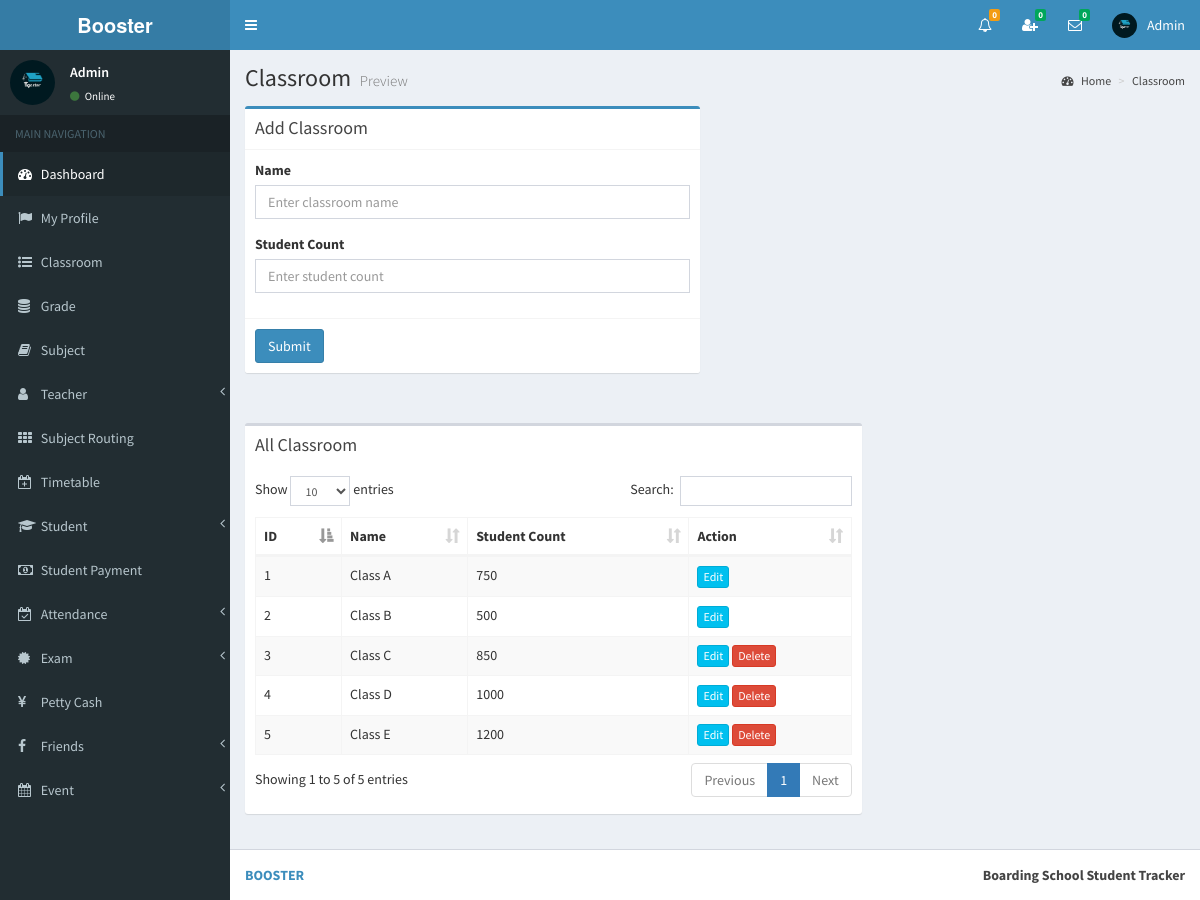
The page /view/class_room.php (signed in) on the database its author committed.
### tables this page shows
CREATE TABLE `class_room` (
  `id` int(11) NOT NULL,
  `name` varchar(255) NOT NULL,
  `student_count` int(11) NOT NULL
);

### view/class_room.php (the view, shortened to what this page needs)
<?php include_once('head.php'); ?>
<?php include_once('header_admin.php'); ?>
<?php include_once('sidebar.php'); ?>
<div class="content-wrapper">
    <section class="content-header">
    	<h1>
        	Classroom
            <small>Preview</small>
        </h1>
        <ol class="breadcrumb">
            <li><a href="#"><i class="fa fa-dashboard"></i> Home</a></li>
            <li><a href="#">Classroom</a></li>
        </ol>
	</section>
    <section class="content">
    	<div class="row">
            <div class="col-md-6">
              	<div class="box box-primary">
                	<div class="box-header with-border">
                  		<h3 class="box-title">Add Classroom</h3>
                	</div>
                	<form role="form" action="../index.php" method="post">
						<div class="box-body">
                			<div class="form-group" id="divName">
                    			<label for="">Name</label>
                      			<input type="text" class="form-control" id="name" placeholder="Enter classroom name" name="name" autocomplete="off">
                    		</div>
                    		<div class="form-group" id="divStudentCount">
                      			<label for="">Student Count</label>
                      			<input type="text" class="form-control" id="student_count" placeholder="Enter student count" name="student_count"  		autocomplete="off">
                    		</div>
                		</div>
                		<div class="box-footer">
                    		<button type="submit" class="btn btn-primary" id="btnSubmit">Submit</button>
                 		</div>
                	</form>
              	</div>
            </div>
		</div>
	</section>
    <section class="content" >
    	<div class="row" id="table1">
        	<div class="col-md-8">
            	<div class="box">
                	<div class="box-header">
                  		<h3 class="box-title">All Classroom</h3>
                	</div>
                	<div class="box-body table-responsive" style="overflow-x:auto;">
                		<table id="example1" class="table table-bordered table-striped">
                    		<thead>
                        		<th>ID</th>
                            	<th>Name</th>
                            	<th>Student Count</th>
                            	<th>Action</th>
                        	</thead>
                        	<tbody>
<?php
include_once('../controller/config.php');
$sql="SELECT * FROM class_room";
$result=mysqli_query($conn,$sql);
$count = 0;
$cant_remove=0;
$cant_remove1=0;
if(mysqli_num_rows($result) > 0){
	while($row=mysqli_fetch_assoc($result)){
	$count++;
	$id=$row['id'];
?>
                        		<tr>
                            		<td><?php echo $count; ?></td>
               <td id="td1_<?php echo $row['id']; ?>"><?php echo $row['name']; ?></td>
               <td id="td2_<?php echo $row['id']; ?>"><?php echo $row['student_count']; ?></td>
                                	<td>
<?php
$sql1="SELECT * FROM timetable WHERE classroom_id='$id'";
$result1=mysqli_query($conn,$sql1);
if(mysqli_num_rows($result1) > 0){
	$cant_remove=1;
}else{
	$cant_remove=0;
}
$sql2="SELECT * FROM exam_timetable WHERE classroom_id='$id'";
$result2=mysqli_query($conn,$sql2);
if(mysqli_num_rows($result2) > 0){
	$cant_remove1=1;
}else{
	$cant_remove1=0;
}
if($cant_remove > 0 ||  $cant_remove1 > 0){
	echo '<a href="#modalUpdateform" onClick="showModal(this)" class="btn btn-info btn-xs" data-id="'.$id.'" data-toggle="modal">Edit</a>';
}else{
	echo '<a href="#modalUpdateform" onClick="showModal(this)" class="btn btn-info btn-xs" data-id="'.$id.'" data-toggle="modal">Edit</a>';
	echo ' <a href="#" class="confirm-delete btn btn-danger btn-xs"  data-id="'.$id.'">Delete</a>';
}
?>
                               		</td>
                            	</tr>
<?php } } ?>
                        	</tbody>
                    	</table>
               		</div>
              	</div>
            </div>
		</div>
	</section>
</div>
<?php include_once('footer.php');?>

### view/header_admin.php (shortened to what this page needs)
<body class="hold-transition skin-blue sidebar-mini" >
<div class="wrapper">
  <header class="main-header" >
    <a href="" class="logo">
      <span class="logo-lg"><strong>Booster</strong></span>
    </a>
    <nav class="navbar navbar-static-top">
		<a href="#" class="sidebar-toggle" data-toggle="offcanvas" role="button">
       	</a>
		<div class="navbar-custom-menu">
			<ul class="nav navbar-nav">
              <li class="dropdown notifications-menu">
                <a href="#" class="dropdown-toggle" data-toggle="dropdown">
                  <i class="fa fa-bell-o"></i>
<?php
include_once('../controller/config.php');
$my_type=$_SESSION["type"];
if($my_type == 'Admin'){
	$sql1="SELECT COUNT(id) FROM main_notifications WHERE _isread='0'";
	$result1=mysqli_query($conn,$sql1);
	$row1=mysqli_fetch_assoc($result1);
	$notfi_count=$row1['COUNT(id)'];
?>
                  <span class="label label-warning"><?php echo $notfi_count; ?></span>
                </a>
              </li>
<?php }  ?>
<?php
include_once('../controller/config.php');
$my_index=$_SESSION["index_number"];
$my_type=$_SESSION["type"];
$sql="SELECT count(id)
      FROM my_friends
      WHERE my_index='$my_index' AND _status='Pending' AND _isread='0'";
$result=mysqli_query($conn,$sql);
$row=mysqli_fetch_assoc($result);
$unread_count=$row['count(id)'];
?>
              <li class="dropdown messages-menu"  id="friend_request">
              	<a href="#" class="dropdown-toggle" data-toggle="dropdown" onClick="showFriendRequest('<?php echo $my_index; ?>','<?php echo $my_type; ?>')">
                  <i class="fa fa-user-plus"></i>
                  <span class="label label-success"><?php echo $unread_count; ?></span>
                </a>
              </li>
<?php
include_once('../controller/config.php');
$my_index=$_SESSION["index_number"];
$unread_msg_count=0;
$sql="SELECT * FROM my_friends WHERE my_index='$my_index'";
$result=mysqli_query($conn,$sql);
while($row=mysqli_fetch_assoc($result)){
	$friend_index=$row['friend_index'];
	$sql1="SELECT count(id)
		  FROM online_chat
		  WHERE user_index='$friend_index' AND _isread='0'";
	$result1=mysqli_query($conn,$sql1);
	$row1=mysqli_fetch_assoc($result1);
	$unread_msg_count+=$row1['count(id)'];
}
?>
              <li class="dropdown messages-menu" id="unread_msg">
                <a href="#" class="dropdown-toggle" data-toggle="dropdown" >
                  <i class="fa fa-envelope-o"></i>
                  <span class="label label-success"><?php echo $unread_msg_count; ?></span>
                </a>
<?php
include_once('../controller/config.php');
$index=$_SESSION["index_number"];
$type=$_SESSION["type"];
$time='';
$file_path='';
	$sql="SELECT
           DISTINCT conversation_id,friend_index
           FROM
              my_friends
           WHERE
              	my_index='$index'
           ORDER BY
              conversation_id";
	$result=mysqli_query($conn,$sql);
	while($row=mysqli_fetch_assoc($result)){
		$conversation_id=$row['conversation_id'];
		$friend_index=$row['friend_index'];
		$sql3="SELECT * FROM my_friends WHERE conversation_id='$conversation_id' and friend_index='$friend_index'";
		$result3=mysqli_query($conn,$sql3);
		$row3=mysqli_fetch_assoc($result3);
		$friend_type=$row3['friend_type'];
		if($friend_type == "Admin"){
			$sql1="SELECT * FROM admin WHERE index_number='$friend_index'";
			$result1=mysqli_query($conn,$sql1);
			$row1=mysqli_fetch_assoc($result1);
			$friend_name=$row1['i_name'];
			$friend_image=$row1['image_name'];
		}
		if($friend_type == "Teacher"){
			$sql1="SELECT * FROM teacher WHERE index_number='$friend_index'";
			$result1=mysqli_query($conn,$sql1);
			$row1=mysqli_fetch_assoc($result1);
			$friend_name=$row1['i_name'];
			$friend_image=$row1['image_name'];
		}
		if($friend_type == "Student"){
			$sql1="SELECT * FROM student WHERE index_number='$friend_index'";
			$result1=mysqli_query($conn,$sql1);
			$row1=mysqli_fetch_assoc($result1);
			$friend_name=$row1['i_name'];
			$friend_image=$row1['image_name'];
		}
		$sql2="SELECT * FROM online_chat WHERE conversation_id='$conversation_id' ORDER BY id DESC LIMIT 1";
		$result2=mysqli_query($conn,$sql2);
		while($row2=mysqli_fetch_assoc($result2)){
			$last_msg=$row2['msg'];
			$msg_time=$row2['time'];
			$datetime1 = new DateTime($msg_time);
			$datetime2 = new DateTime();
			$interval = $datetime1->diff($datetime2);
			$year = $interval->format('%y y ');
			$month = $interval->format('%m m ');
			$days = $interval->format('%a d');
			$hours = $interval->format('%h h');
			$minutes = $interval->format('%i mins');
			$seconds = $interval->format('%s sec');
			if($year>0){
				$time=$year;
			}else if($month>0){
				$time=$month;
			}else if($days>0){
				$time=$days;
			}else if($hours>0){
				$time=$hours;
			}else if($minutes>0){
				$time=$minutes;
			}else{
				$time=$seconds;
			}
			if($type=="Admin"){
				$file_path="my_friends.php?do=showChatBox&my_index=$index&conversation_id=$conversation_id&friend_index=$friend_index&my_type=$type";
			}
			if($type=="Teacher"){
				$file_path="my_friends2.php?do=showChatBox&my_index=$index&conversation_id=$conversation_id&friend_index=$friend_index&my_type=$type";
			}
			if($type=="Student"){
				$file_path="my_friends1.php?do=showChatBox&my_index=$index&conversation_id=$conversation_id&friend_index=$friend_index&my_type=$type";
			}
?>
                      <li>
                        <a href="<?php echo $file_path; ?>" onClick="msgRead('<?php echo $index; ?>','<?php echo $conversation_id; ?>','<?php echo $friend_index; ?>','<?php echo $type; ?>')">
                          <div class="pull-left">
                            <img src="../<?php echo $friend_image; ?>" class="img-circle" alt="User Image">
                          </div>
                          <h4>
                            <?php echo $friend_name; ?>
                            <small><i class="fa fa-clock-o"></i> <?php echo $time; ?></small>
                          </h4>
                          <p><?php echo $last_msg; ?></p>
                        </a>
                      </li>
 <?php } } ?>
              </li>
<?php
include_once('../controller/config.php');
if($type=="Admin"){
	$sql="SELECT * FROM admin where index_number='$index'";
	$result=mysqli_query($conn,$sql);
	$row=mysqli_fetch_assoc($result);
}
?>
            	<li class="dropdown user user-menu">
                    <a href="#" class="dropdown-toggle" data-toggle="dropdown">
                      <img src="../<?php echo $row['image_name']; ?>" class="user-image" alt="User Image">
                      <span class="hidden-xs"><?php echo $row['i_name']; ?></span>
                    </a>
              </li>
            </ul>
        </div>
	</nav>
  </header>

### view/sidebar.php (shortened to what this page needs)
  <aside class="main-sidebar">
    <section class="sidebar">
<?php
include_once('../controller/config.php');
$index=$_SESSION["index_number"];
$sql="SELECT * FROM admin WHERE index_number='$index'";
$result=mysqli_query($conn,$sql);
$row=mysqli_fetch_assoc($result);
$name=$row['i_name'];
$image=$row['image_name'];
?>
      <div class="user-panel">
      	<div class="pull-left image">
        	<img src="../<?php echo $image; ?>" class="img-circle" alt="User Image">
        </div>
        <div class="pull-left info">
        	<p><?php echo $name; ?></p>
            <a href="#"><i class="fa fa-circle text-success"></i> Online</a>
        </div>
      </div>
      <ul class="sidebar-menu">
        <li class="header">MAIN NAVIGATION</li>
        <li class="active treeview">
          <a href="dashboard.php">
            <i class="fa fa-dashboard"></i> <span>Dashboard</span>
          </a>
        </li>
         <li>
          <a href="admin_profile.php">
            <i class="fa fa-flag"></i> <span>My Profile</span>
          </a>
        </li>
        <li>
          <a href="class_room.php">
            <i class="fa fa-list-ul"></i> <span>Classroom</span>
          </a>
        </li>
        <li>
          <a href="grade.php">
            <i class="fa fa-database"></i> <span>Grade</span>
          </a>
        </li>
        <li>
          <a href="subject.php">
            <i class="fa fa-book"></i> <span>Subject</span>
          </a>
        </li>
        <li class="treeview">
          <a href="#">
            <i class="fa fa-user" aria-hidden="true"></i>
            <span>Teacher</span>
            <span class="pull-right-container">
              <i class="fa fa-angle-left pull-right"></i>
            </span>
          </a>
        </li>
        <li>
          <a href="subject_routing.php">
            <i class="fa fa-th"></i> <span>Subject Routing</span>
          </a>
        </li>
        <li>
          <a href="timetable.php">
            <i class="fa fa-calendar-plus-o"></i> <span>Timetable</span>
          </a>
        </li>
        <li class="treeview">
          <a href="#">
            <i class="fa fa-graduation-cap"></i>
            <span>Student</span>
            <span class="pull-right-container">
              <i class="fa fa-angle-left pull-right"></i>
            </span>
          </a>
        </li>
        <li>
          <a href="student_payment.php">
            <i class="fa fa-money"></i> <span>Student Payment</span>
          </a>
        </li>
         <li class="treeview">
          <a href="#">
            <i class="fa fa-calendar-check-o"></i>
            <span>Attendance</span>
            <span class="pull-right-container">
              <i class="fa fa-angle-left pull-right"></i>
            </span>
          </a>
        </li>
        <li class="treeview">
          <a href="#">
            <i class="fa fa-certificate"></i>
            <span>Exam</span>
            <span class="pull-right-container">
              <i class="fa fa-angle-left pull-right"></i>
            </span>
          </a>
        </li>
        <li>
          <a href="petty_cash.php">
            <i class="fa fa-yen"></i> <span>Petty Cash</span>
          </a>
        </li>
        <li class="treeview">
          <a href="#">
            <i class="fa fa-facebook"></i>
            <span>Friends</span>
            <span class="pull-right-container">
              <i class="fa fa-angle-left pull-right"></i>
            </span>
          </a>
        </li>
        <li class="treeview">
          <a href="#">
            <i class="fa fa-calendar"></i>
            <span>Event</span>
            <span class="pull-right-container">
              <i class="fa fa-angle-left pull-right"></i>
            </span>
          </a>
        </li>
      </ul>
    </section>
  </aside>

### view/class_room.php (style rules this page uses)
body { overflow-y:scroll; }

### rows shown on the page
class_room: name "Class A", student_count "750"
class_room: name "Class B", student_count "500"
class_room: name "Class C", student_count "850"
class_room: name "Class D", student_count "1000"
class_room: name "Class E", student_count "1200"

### other values the page prints
$notfi_count "0"
$unread_count "0"
$unread_msg_count "0"
$row['i_name'] "Admin"
$name "Admin"
